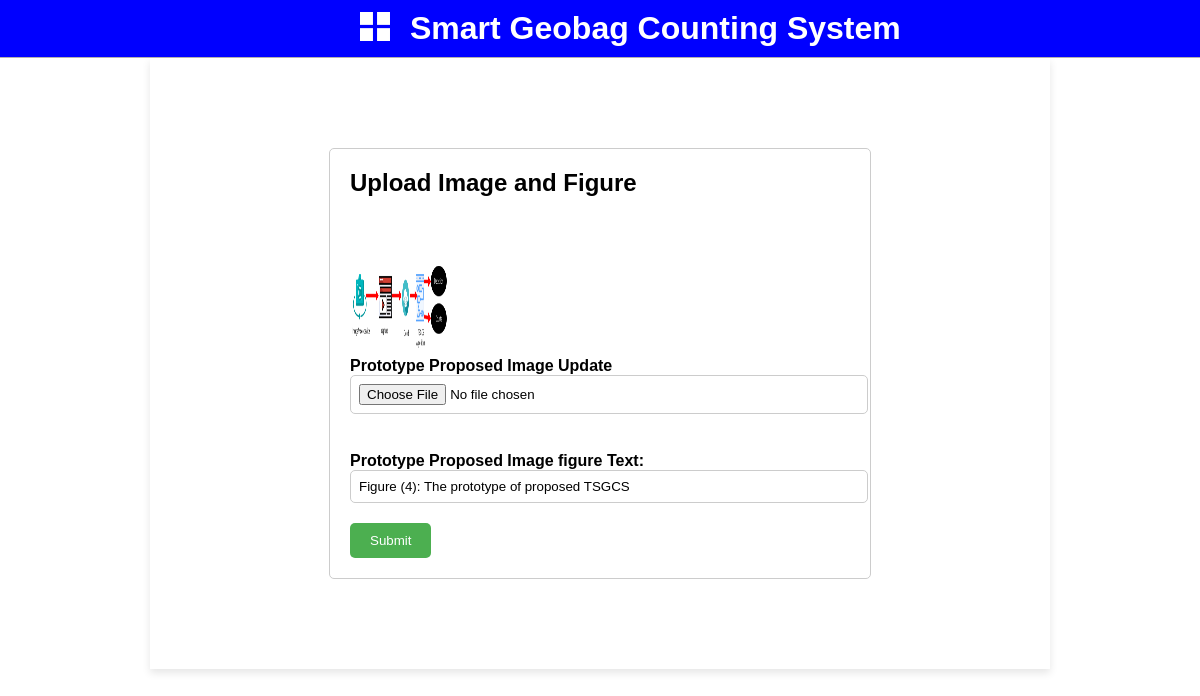
Screenshot of /prototypeproposed_edit/2 with the database file from the repository.
### Geobag_Counting/models.py (models this page shows)
class PrototypeProposed(models.Model):
    prototype_of_proposed_img = models.ImageField(upload_to='Geobag_at_RiverBank_img/', default='No images')
    proposed_figure_text = models.CharField(max_length = 500, default='Default value')

### Geobag_Counting/views.py (the view)
# urls.py: path('prototypeproposed_edit/<int:id>', views.prototypeproposed_edit, name = 'prototypeproposed_edit'),
def prototypeproposed_edit(request, id):
    prototypeproposeddata = PrototypeProposed.objects.get(id=id)
    data = {"prototypeproposeddata": prototypeproposeddata}
    return render(request,'prototypeproposedUpdate.html',data)

### templates/prototypeproposedUpdate.html (shortened to what this page needs)
{% load static %}
<!DOCTYPE html>
<html lang="en">
<head>
    <link rel="stylesheet" href="https://cdnjs.cloudflare.com/ajax/libs/font-awesome/4.7.0/css/font-awesome.min.css">
    <link rel="stylesheet" href="https://cdnjs.cloudflare.com/ajax/libs/font-awesome/5.15.4/css/all.min.css">
    <link rel="stylesheet" href="{% static 'css/style.css' %}">
</head>
<body>
<div class = "Top-Section">
    <div class="top_bar">
        <div class = "logo">
          <a href=""><img src="{% static 'images/logo.png' %}"  alt="" >
            </a>
        <h1>Smart Geobag Counting System</h1>
    </div>
    </div>
</div>
<div class="body-section">
    <div class="form-container">
        <h2>Upload Image and Figure</h2>
        <form action="{% url 'prototypeproposed_update' %}"  method="POST" enctype="multipart/form-data">
          <input type="hidden" name="id" value="{{prototypeproposeddata.id}}" id=""><br><br>
        <div class="form-group">
          {% if prototypeproposeddata.prototype_of_proposed_img %}
          <img src="{{ prototypeproposeddata.prototype_of_proposed_img.url }}" alt="{{ prototypeproposeddata.prototype_of_proposed_img.name }}" style="height: 100px; width:100px;"><br>
          {% endif %}
          <label for="exampleInputImage" class="form-label">Prototype Proposed Image Update</label>
          <input type="file" class="form-control" id="exampleInputImage" name="prototype_of_proposed_img" value="{{ prototypeproposeddata.prototype_of_proposed_img.url }}" accept="image/*"><br><br>
        </div>
          <div class="form-group">
            <label for="title">Prototype Proposed Image figure Text:</label>
            <input type="text" id="image_figure_text" name="proposed_figure_text" value ="{{prototypeproposeddata.proposed_figure_text}}">
          </div>
          <button type="submit">Submit</button>
        </form>
      </div>
</div>
</body>
</html>

### static/css/style.css (style rules this page uses)
body { font-family: Arial, sans-serif; margin: 0; padding: 0; background-image: url('/static/images/back-4.jpg'); background-size: cover; background-position: center; }
.Top-Section { position: sticky; top: 0; z-index: 1000; background-color: white; }
.top_bar { display: flex; align-items: center; padding: 10px; border-bottom: 1px solid #b4afaf; background: blue; }
.logo { display: flex; align-items: center; margin-left: 350px; }
.logo a img { width: 30px; margin-right: 20px; }
.logo h1 { margin: 0; font-size: 32px; color: white; align-items: center; }
.body-section { margin-left: 150px; margin-right: 150px; background-color: #ffffff; padding: 40px; box-shadow: 0 4px 8px rgba(0, 0, 0, 0.1); }
.form-container { max-width: 500px; margin: 50px auto; padding: 20px; border: 1px solid #ccc; border-radius: 5px; }
.form-container h2 { margin-top: 0; }
.form-group { margin-bottom: 20px; }
.form-group label { display: block; font-weight: bold; }
.form-group input[type="file"], .form-group input[type="text"] { width: 100%; padding: 8px; border: 1px solid #ccc; border-radius: 5px; }
button { background-color: #4CAF50; color: white; padding: 10px 20px; border: none; border-radius: 5px; cursor: pointer; }

### rows the page displays
PrototypeProposed: prototype_of_proposed_img (picture), proposed_figure_text "Figure (4): The prototype of proposed TSGCS"
